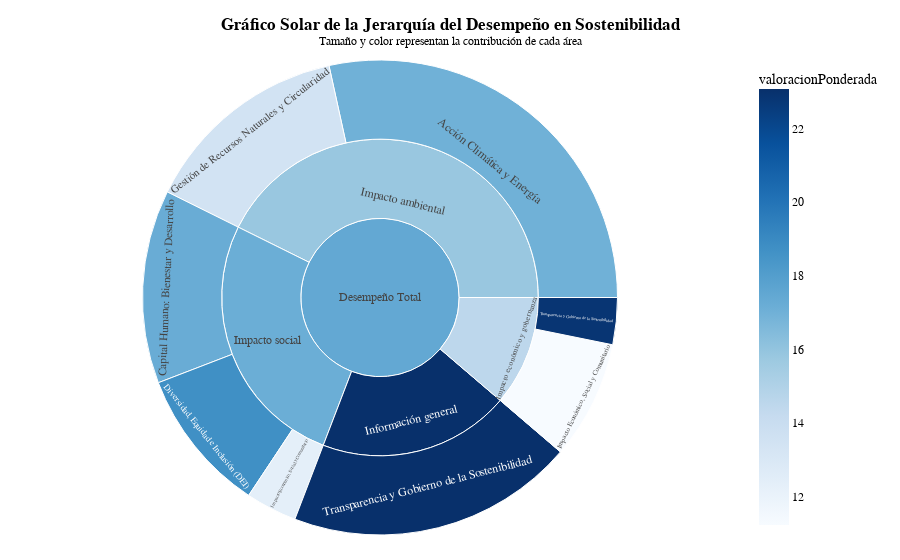

The cell this chart's notebook holds for it:
### Markdown cell above
## 8. Gráfico Solar (Sunburst) de la Jerarquía del Desempeño

### Code cell
# 1. Preparación de Datos para el Sunburst
# No se requiere una gran preparación, Plotly Express puede manejar la jerarquía directamente.
# Se asegura que no haya valores nulos en las columnas de la jerarquía.
sunburst_data = raw_data.dropna(subset=['Bloque', 'Nombre Pilar'])
sunburst_data = sunburst_data[sunburst_data['valoracionPonderada'] > 0]

# 2. Creación del Gráfico Sunburst con Plotly Express
fig_sunburst = px.sunburst(
    sunburst_data,
    # La jerarquía define los anillos del gráfico, desde el centro hacia afuera.
    path=[px.Constant("Desempeño Total"), 'Bloque', 'Nombre Pilar'],
    # El tamaño y el color de cada segmento se basan en la suma de la valoración ponderada.
    values='valoracionPonderada',
    color='valoracionPonderada',
    # Se usa una escala de color que va de un color claro a uno oscuro para representar la magnitud.
    color_continuous_scale='Blues',
    hover_data={'Bloque': True, 'Nombre Pilar': True}
)

# 3. Personalización y Estilo del Gráfico
fig_sunburst.update_layout(
    title_text="<b>Gráfico Solar de la Jerarquía del Desempeño en Sostenibilidad</b><br><sup>Tamaño y color representan la contribución de cada área</sup>",
    title_x=0.5,
    margin = dict(t=60, l=25, r=25, b=25),
    font=dict(family="Arial, sans-serif", size=12, color="black")
)

# Personalización del hover para mostrar la información de forma más clara
fig_sunburst.update_traces(
    hovertemplate='<b>%{label}</b><br>Valoración Ponderada Total: %{value:,.2f}<br>Contribución al Padre: %{percentParent:.2%}<extra></extra>'
)

fig_sunburst.show()
save_chart_as_html(fig_sunburst, '08_sunburst_performance_hierarchy.html')

### Figure 1 — Plotly figure (JSON) as saved in the notebook; plotly's stock layout.template omitted (floating-point values rounded to 4 significant figures)
{"data": [{"branchvalues": "total", "customdata": [["Impacto económico y gobernanza", "Impacto Económico, Social y Comunitario", 11.24], ["Impacto ambiental", "Acción Climática y Energía", 17.01], ["Impacto económico y gobernanza", "Transparencia y Gobierno de la Sostenibilidad", 22.84], ["Impacto social ", "Diversidad, Equidad e Inclusión (DEI)", 18.74], ["Impacto social ", "Capital Humano: Bienestar y Desarrollo", 17.24], ["Impacto social ", "Impacto Económico, Social y Comunitario", 12.34], ["Impacto ambiental", "Gestión de Recursos Naturales y Circularidad", 13.47], ["Información general", "Transparencia y Gobierno de la Sostenibilidad", 23.07], ["Impacto económico y gobernanza", "(?)", 14.52], ["Impacto ambiental", "(?)", 15.83], ["Impacto social ", "(?)", 17.15], ["Información general", "Transparencia y Gobierno de la Sostenibilidad", 23.07], ["(?)", "(?)", 17.45]], "domain": {"x": [0, 1], "y": [0, 1]}, "hovertemplate": "<b>%{label}</b><br>Valoración Ponderada Total: %{value:,.2f}<br>Contribución al Padre: %{percentParent:.2%}<extra></extra>", "ids": ["Desempeño Total/Impacto económico y gobernanza/Impacto Económico, Social y Comunitario", "Desempeño Total/Impacto ambiental/Acción Climática y Energía", "Desempeño Total/Impacto económico y gobernanza/Transparencia y Gobierno de la Sostenibilidad", "Desempeño Total/Impacto social /Diversidad, Equidad e Inclusión (DEI)", "Desempeño Total/Impacto social /Capital Humano: Bienestar y Desarrollo", "Desempeño Total/Impacto social /Impacto Económico, Social y Comunitario", "Desempeño Total/Impacto ambiental/Gestión de Recursos Naturales y Circularidad", "Desempeño Total/Información general/Transparencia y Gobierno de la Sostenibilidad", "Desempeño Total/Impacto económico y gobernanza", "Desempeño Total/Impacto ambiental", "Desempeño Total/Impacto social ", "Desempeño Total/Información general", "Desempeño Total"], "labels": ["Impacto Económico, Social y Comunitario", "Acción Climática y Energía", "Transparencia y Gobierno de la Sostenibilidad", "Diversidad, Equidad e Inclusión (DEI)", "Capital Humano: Bienestar y Desarrollo", "Impacto Económico, Social y Comunitario", "Gestión de Recursos Naturales y Circularidad", "Transparencia y Gobierno de la Sostenibilidad", "Impacto económico y gobernanza", "Impacto ambiental", "Impacto social ", "Información general", "Desempeño Total"], "marker": {"coloraxis": "coloraxis", "colors": [11.24, 17.01, 22.84, 18.74, 17.24, 12.34, 13.47, 23.07, 14.52, 15.83, 17.15, 23.07, 17.45]}, "name": "", "parents": ["Desempeño Total/Impacto económico y gobernanza", "Desempeño Total/Impacto ambiental", "Desempeño Total/Impacto económico y gobernanza", "Desempeño Total/Impacto social ", "Desempeño Total/Impacto social ", "Desempeño Total/Impacto social ", "Desempeño Total/Impacto ambiental", "Desempeño Total/Información general", "Desempeño Total", "Desempeño Total", "Desempeño Total", "Desempeño Total", ""], "type": "sunburst", "values": [2523.0, 8890.0, 997.3, 3073.0, 4117.0, 1090.0, 4444.0, 6115.0, 3520.0, 13330.0, 8280.0, 6115.0, 31250.0]}], "layout": {"coloraxis": {"colorbar": {"title": {"text": "valoracionPonderada"}}, "colorscale": [[0, "rgb(247,251,255)"], [0.125, "rgb(222,235,247)"], [0.25, "rgb(198,219,239)"], [0.375, "rgb(158,202,225)"], [0.5, "rgb(107,174,214)"], [0.625, "rgb(66,146,198)"], [0.75, "rgb(33,113,181)"], [0.875, "rgb(8,81,156)"], [1, "rgb(8,48,107)"]]}, "font": {"color": "black", "family": "Arial, sans-serif", "size": 12}, "legend": {"tracegroupgap": 0}, "margin": {"b": 25, "l": 25, "r": 25, "t": 60}, "title": {"text": "<b>Gráfico Solar de la Jerarquía del Desempeño en Sostenibilidad</b><br><sup>Tamaño y color representan la contribución de cada área</sup>", "x": 0.5}}}
